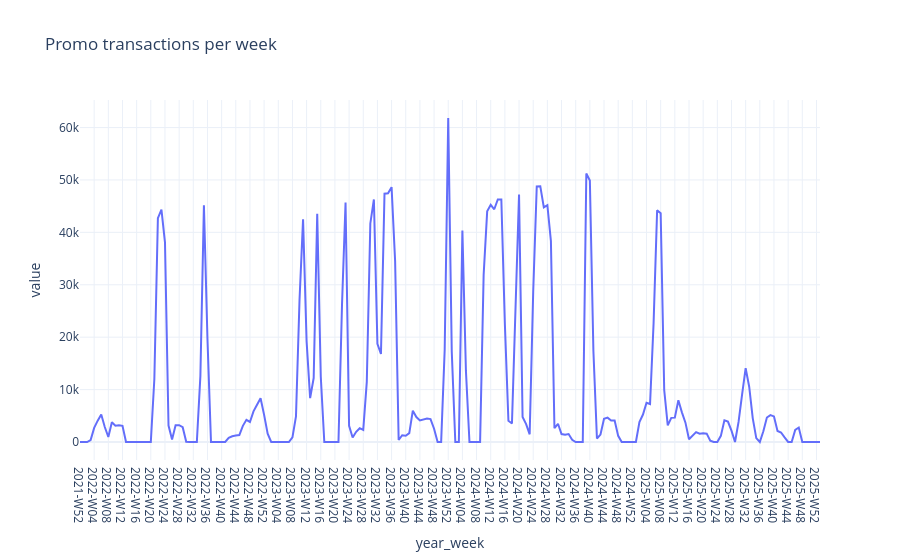

Notebook code for this chart:
### Markdown cell above
## 3. Promotional Activity

Precedence: highest discount wins across the 41 overlapping campaign pairs.

### Code cell
n_promo_txn = int(weekly['promo_trans_count'].sum())
n_total_txn = int(settings.audit_expectations.n_sales_contaminated)
print(f'Promo share of transactions: {n_promo_txn / n_total_txn:.2%}')

active = weekly[(weekly['promo_trans_count'] > 0) & (weekly['units_sold'] > 0)]
print(f'Units in promo SKU-weeks: {active["units_sold"].sum() / weekly["units_sold"].sum():.2%}')

promo_by_week = weekly.groupby('year_week', observed=True)['promo_trans_count'].sum()
fig = px.line(promo_by_week, title='Promo transactions per week')
fig.update_layout(template='plotly_white', showlegend=False)
fig.show()

### Figure 1 — Plotly figure (JSON) as saved in the notebook; plotly's stock layout.template omitted (floating-point values rounded to 4 significant figures; data arrays with more than 128 entries replaced by an {"elided": "..."} marker saying what was removed)
{"data": [{"hovertemplate": "variable=promo_trans_count<br>year_week=%{x}<br>value=%{y}<extra></extra>", "legendgroup": "promo_trans_count", "line": {"color": "#636efa", "dash": "solid"}, "marker": {"symbol": "circle"}, "mode": "lines", "name": "promo_trans_count", "orientation": "v", "showlegend": true, "type": "scatter", "x": {"elided": "210 str values"}, "xaxis": "x", "y": {"elided": "210 int values"}, "yaxis": "y"}], "layout": {"legend": {"title": {"text": "variable"}, "tracegroupgap": 0}, "showlegend": false, "title": {"text": "Promo transactions per week"}, "xaxis": {"anchor": "y", "domain": [0, 1], "title": {"text": "year_week"}}, "yaxis": {"anchor": "x", "domain": [0, 1], "title": {"text": "value"}}}}
